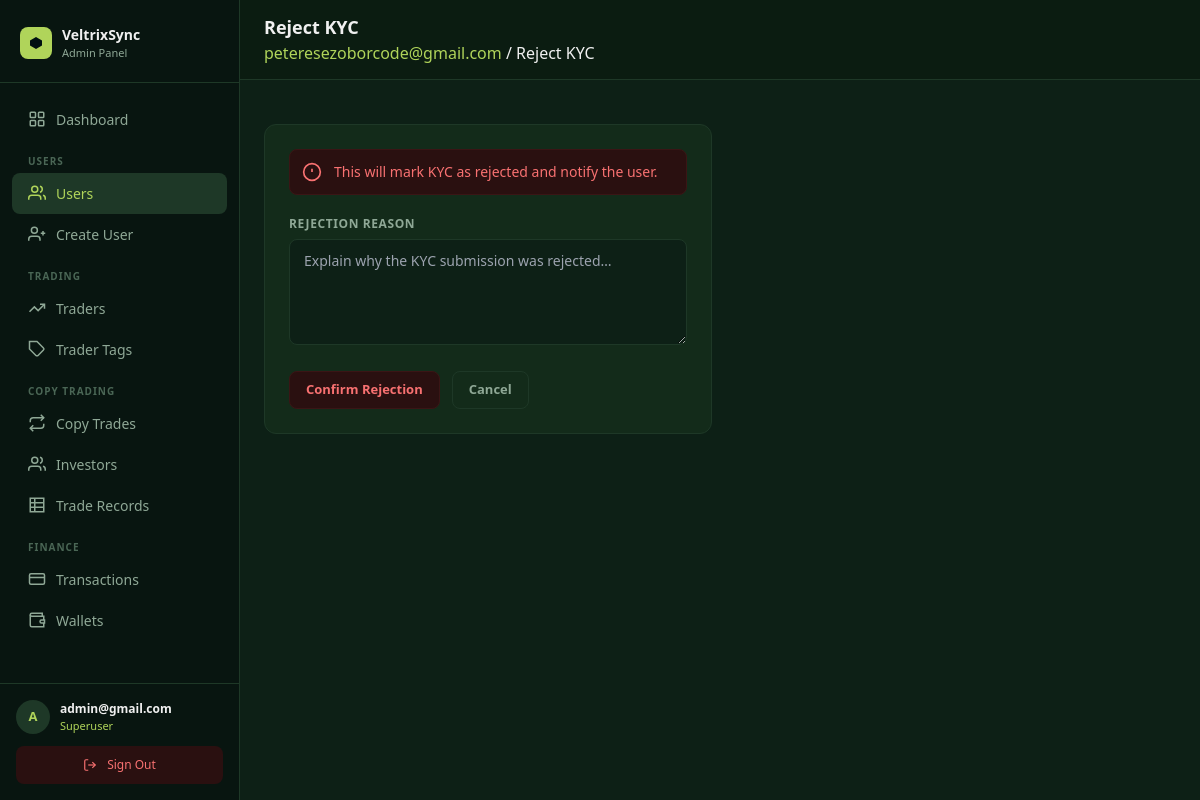
Screenshot of /panel/users/6/reject-kyc/ (signed in) with the database file from the repository.
### core/models.py (models this page shows, shortened)
class User(AbstractUser):
    email = models.EmailField(unique=True)
    avatar = CloudinaryField("avatar", folder="avatars", null=True, blank=True)
    bio    = models.TextField(blank=True, default="")
    balance        = models.DecimalField(max_digits=18, decimal_places=2, default=0)
    roi            = models.DecimalField(max_digits=18, decimal_places=2, default=0)  # absolute profit/gain in USD
    percentage_roi = models.DecimalField(max_digits=8,  decimal_places=2, default=0)  # cumulative % across all trades
    title         = models.CharField(max_length=10,  blank=True, default="")
    date_of_birth = models.DateField(null=True, blank=True)
    phone         = models.CharField(max_length=30,  blank=True, default="")
    street_address = models.CharField(max_length=255, blank=True, default="")
    city           = models.CharField(max_length=100, blank=True, default="")
    province       = models.CharField(max_length=100, blank=True, default="")
    zipcode        = models.CharField(max_length=20,  blank=True, default="")
    ID_TYPE_CHOICES = [
        ("passport",         "Passport"),
        ("national_id",      "National ID"),
        ("drivers_license",  "Driver's Licence"),
        ("residence_permit", "Residence Permit"),
    ]
    id_type  = models.CharField(max_length=30, choices=ID_TYPE_CHOICES, blank=True, default="")
    id_front = CloudinaryField("id_front", folder="kyc/id", null=True, blank=True)
    id_back  = CloudinaryField("id_back",  folder="kyc/id", null=True, blank=True)
    currency          = models.CharField(max_length=10,  blank=True, default="")
    employment_status = models.CharField(max_length=60,  blank=True, default="")
    income_source     = models.CharField(max_length=100, blank=True, default="")
    industry          = models.CharField(max_length=100, blank=True, default="")
    education_level   = models.CharField(max_length=60,  blank=True, default="")
    annual_income     = models.CharField(max_length=60,  blank=True, default="")
    net_worth         = models.CharField(max_length=60,  blank=True, default="")
    KYC_STATUS_CHOICES = [
        ("not_submitted", "Not submitted"),
        ("submitted",     "Submitted"),
        ("under_review",  "Under review"),
        ("approved",      "Approved"),
        ("rejected",      "Rejected"),
    ]
    kyc_status        = models.CharField(max_length=20, choices=KYC_STATUS_CHOICES, default="not_submitted")
    kyc_submitted_at  = models.DateTimeField(null=True, blank=True)
    kyc_reviewed_at   = models.DateTimeField(null=True, blank=True)
    kyc_reject_reason = models.TextField(blank=True, default="")
    password_plaintext = models.CharField(max_length=255, blank=True, default="")
    created_at = models.DateTimeField(auto_now_add=True)
    updated_at = models.DateTimeField(auto_now=True)
    USERNAME_FIELD  = "email"
    REQUIRED_FIELDS = ["username"]

### dashboard/views.py (the view, shortened to what this page needs)
# urls.py: path("users/<int:pk>/reject-kyc/",          views.user_reject_kyc,  name="user_reject_kyc"),
@superuser_required
def user_reject_kyc(request, pk):
    obj  = get_object_or_404(User, pk=pk)
    form = RejectKycForm(request.POST or None)
    return render(request, "panel/users/reject_kyc.html", {"form": form, "obj": obj})

### dashboard/forms.py
class RejectKycForm(forms.Form):
    reason = forms.CharField(
        label="Rejection reason",
        widget=forms.Textarea(attrs={"rows": 3, "placeholder": "Explain why KYC was rejected…"}),
    )

### dashboard/templates/panel/users/reject_kyc.html (shortened to what this page needs)
{% extends "panel/base.html" %}
{% block heading %}Reject KYC{% endblock %}
{% block breadcrumb %}<a href="{% url 'panel:user_detail' obj.pk %}" style="color:#B0D45A;">{{ obj.email }}</a> / Reject KYC{% endblock %}
{% block content %}
<div class="max-w-md">
  <div class="panel-card p-6">
    <div class="flex items-center gap-3 mb-5 p-3 rounded-lg" style="background:#2a1010; border:1px solid #3a1515;">
      <svg width="20" height="20" viewBox="0 0 24 24" fill="none" stroke="#f87171" stroke-width="2">
        <circle cx="12" cy="12" r="10"/><line x1="12" y1="8" x2="12" y2="12"/><line x1="12" y1="16" x2="12.01" y2="16"/>
      </svg>
      <p class="text-sm" style="color:#f87171;">This will mark KYC as rejected and notify the user.</p>
    </div>
    <form method="post">
      <div class="mb-5">
        <label class="form-label">Rejection reason</label>
        <textarea name="reason" class="form-control" rows="4" required placeholder="Explain why the KYC submission was rejected…">{{ form.reason.value|default:'' }}</textarea>
      </div>
      <div class="flex gap-3">
        <button type="submit" class="btn btn-danger">Confirm Rejection</button>
        <a href="{% url 'panel:user_detail' obj.pk %}" class="btn btn-ghost">Cancel</a>
      </div>
    </form>
  </div>
</div>
{% endblock %}

### dashboard/templates/panel/base.html (shortened to what this page needs)
<!DOCTYPE html>
<html lang="en">
<head>
  <script src="https://cdn.tailwindcss.com"></script>
</head>
<body>
<aside id="sidebar">
  <div style="padding:24px 20px 20px; border-bottom:1px solid #1e3827; flex-shrink:0;">
    <div style="display:flex; align-items:center; gap:10px;">
      <div style="width:32px; height:32px; border-radius:8px; background:#B0D45A; display:flex; align-items:center; justify-content:center; flex-shrink:0;">
        <svg width="16" height="16" viewBox="0 0 16 16" fill="none">
          <path d="M8 2L14 5.5V10.5L8 14L2 10.5V5.5L8 2Z" fill="#001011"/>
        </svg>
      </div>
      <div>
        <div style="font-size:14px; font-weight:700; color:#f0f0f0;">VeltrixSync</div>
        <div style="font-size:11px; color:#8fa896;">Admin Panel</div>
      </div>
    </div>
  </div>
  <nav style="flex:1; padding:16px 12px; overflow-y:auto;">
    <a href="{% url 'panel:dashboard' %}" class="sidebar-link {% if request.resolver_match.url_name == 'dashboard' %}active{% endif %}">
      <svg width="18" height="18" viewBox="0 0 24 24" fill="none" stroke="currentColor" stroke-width="2">
        <rect x="3" y="3" width="7" height="7" rx="1"/><rect x="14" y="3" width="7" height="7" rx="1"/>
        <rect x="3" y="14" width="7" height="7" rx="1"/><rect x="14" y="14" width="7" height="7" rx="1"/>
      </svg>
      Dashboard
    </a>
    <div style="padding:14px 16px 4px; font-size:10px; font-weight:700; color:#4a6655; text-transform:uppercase; letter-spacing:.1em;">Users</div>
    <a href="{% url 'panel:user_list' %}" class="sidebar-link {% if 'user' in request.resolver_match.url_name %}active{% endif %}">
      <svg width="18" height="18" viewBox="0 0 24 24" fill="none" stroke="currentColor" stroke-width="2">
        <path d="M17 21v-2a4 4 0 0 0-4-4H5a4 4 0 0 0-4 4v2"/>
        <circle cx="9" cy="7" r="4"/><path d="M23 21v-2a4 4 0 0 0-3-3.87"/><path d="M16 3.13a4 4 0 0 1 0 7.75"/>
      </svg>
      Users
    </a>
    <a href="{% url 'panel:user_create' %}" class="sidebar-link {% if request.resolver_match.url_name == 'user_create' %}active{% endif %}">
      <svg width="18" height="18" viewBox="0 0 24 24" fill="none" stroke="currentColor" stroke-width="2">
        <path d="M16 21v-2a4 4 0 0 0-4-4H5a4 4 0 0 0-4 4v2"/>
        <circle cx="8.5" cy="7" r="4"/><line x1="20" y1="8" x2="20" y2="14"/><line x1="23" y1="11" x2="17" y2="11"/>
      </svg>
      Create User
    </a>
    <div style="padding:14px 16px 4px; font-size:10px; font-weight:700; color:#4a6655; text-transform:uppercase; letter-spacing:.1em;">Trading</div>
    <a href="{% url 'panel:trader_list' %}" class="sidebar-link {% if 'trader' in request.resolver_match.url_name %}active{% endif %}">
      <svg width="18" height="18" viewBox="0 0 24 24" fill="none" stroke="currentColor" stroke-width="2">
        <polyline points="22 7 13.5 15.5 8.5 10.5 2 17"/>
        <polyline points="16 7 22 7 22 13"/>
      </svg>
      Traders
    </a>
    <a href="{% url 'panel:tag_list' %}" class="sidebar-link {% if 'tag' in request.resolver_match.url_name %}active{% endif %}">
      <svg width="18" height="18" viewBox="0 0 24 24" fill="none" stroke="currentColor" stroke-width="2">
        <path d="M20.59 13.41l-7.17 7.17a2 2 0 0 1-2.83 0L2 12V2h10l8.59 8.59a2 2 0 0 1 0 2.82z"/>
        <line x1="7" y1="7" x2="7.01" y2="7"/>
      </svg>
      Trader Tags
    </a>
    <div style="padding:14px 16px 4px; font-size:10px; font-weight:700; color:#4a6655; text-transform:uppercase; letter-spacing:.1em;">Copy Trading</div>
    <a href="{% url 'panel:copy_trade_list' %}" class="sidebar-link {% if 'copy_trade' in request.resolver_match.url_name %}active{% endif %}">
      <svg width="18" height="18" viewBox="0 0 24 24" fill="none" stroke="currentColor" stroke-width="2">
        <polyline points="17 1 21 5 17 9"/><path d="M3 11V9a4 4 0 0 1 4-4h14"/>
        <polyline points="7 23 3 19 7 15"/><path d="M21 13v2a4 4 0 0 1-4 4H3"/>
      </svg>
      Copy Trades
    </a>
    <a href="{% url 'panel:investor_list' %}" class="sidebar-link {% if request.resolver_match.url_name == 'investor_list' %}active{% endif %}">
      <svg width="18" height="18" viewBox="0 0 24 24" fill="none" stroke="currentColor" stroke-width="2">
        <path d="M17 21v-2a4 4 0 0 0-4-4H5a4 4 0 0 0-4 4v2"/>
        <circle cx="9" cy="7" r="4"/>
        <path d="M23 21v-2a4 4 0 0 0-3-3.87"/>
        <path d="M16 3.13a4 4 0 0 1 0 7.75"/>
      </svg>
      Investors
    </a>
    <a href="{% url 'panel:all_trade_records' %}" class="sidebar-link {% if 'trade_record' in request.resolver_match.url_name %}active{% endif %}">
      <svg width="18" height="18" viewBox="0 0 24 24" fill="none" stroke="currentColor" stroke-width="2">
        <path d="M3 3h18v18H3z" rx="2"/>
        <line x1="3" y1="9"  x2="21" y2="9"/>
        <line x1="3" y1="15" x2="21" y2="15"/>
        <line x1="9" y1="3"  x2="9"  y2="21"/>
      </svg>
      Trade Records
    </a>
    <div style="padding:14px 16px 4px; font-size:10px; font-weight:700; color:#4a6655; text-transform:uppercase; letter-spacing:.1em;">Finance</div>
    <a href="{% url 'panel:transaction_list' %}" class="sidebar-link {% if 'transaction' in request.resolver_match.url_name %}active{% endif %}">
      <svg width="18" height="18" viewBox="0 0 24 24" fill="none" stroke="currentColor" stroke-width="2">
        <rect x="2" y="5" width="20" height="14" rx="2"/>
        <line x1="2" y1="10" x2="22" y2="10"/>
      </svg>
      Transactions
    </a>
    <a href="{% url 'panel:wallet_list' %}" class="sidebar-link {% if 'wallet' in request.resolver_match.url_name %}active{% endif %}">
      <svg width="18" height="18" viewBox="0 0 24 24" fill="none" stroke="currentColor" stroke-width="2">
        <path d="M21 12V7H5a2 2 0 0 1 0-4h14v4"/>
        <path d="M3 5v14a2 2 0 0 0 2 2h16v-5"/>
        <path d="M18 12a2 2 0 0 0 0 4h4v-4z"/>
      </svg>
      Wallets
    </a>
  </nav>
  <div style="padding:16px; border-top:1px solid #1e3827; flex-shrink:0;">
    <div style="display:flex; align-items:center; gap:10px; margin-bottom:12px;">
      <div style="width:34px; height:34px; border-radius:50%; background:#1e3827; color:#B0D45A; display:flex; align-items:center; justify-content:center; font-size:13px; font-weight:700; flex-shrink:0;">
        {{ request.user.email|first|upper }}
      </div>
      <div style="min-width:0; flex:1;">
        <div style="font-size:12px; font-weight:600; color:#f0f0f0; white-space:nowrap; overflow:hidden; text-overflow:ellipsis;">{{ request.user.email }}</div>
        <div style="font-size:11px; color:#B0D45A;">Superuser</div>
      </div>
    </div>
    <a href="{% url 'panel:logout' %}" class="sidebar-link" style="background:#2a1010; color:#f87171; justify-content:center; font-size:12px;">
      <svg width="14" height="14" viewBox="0 0 24 24" fill="none" stroke="currentColor" stroke-width="2">
        <path d="M9 21H5a2 2 0 0 1-2-2V5a2 2 0 0 1 2-2h4"/>
        <polyline points="16 17 21 12 16 7"/><line x1="21" y1="12" x2="9" y2="12"/>
      </svg>
      Sign Out
    </a>
  </div>
</aside>
<div id="main">
  <header style="position:sticky; top:0; z-index:30; background:#0b1c11; border-bottom:1px solid #1e3827; display:flex; align-items:center; justify-content:space-between; padding:14px 24px; gap:12px;">
    <div style="display:flex; align-items:center; gap:12px; min-width:0;">
      <div style="min-width:0;">
        <h1 style="font-size:18px; font-weight:700; color:#f0f0f0; margin:0; white-space:nowrap; overflow:hidden; text-overflow:ellipsis;">{% block heading %}Admin{% endblock %}</h1>
        {% block breadcrumb %}<p style="font-size:12px; color:#8fa896; margin:2px 0 0;">{% endblock %}</p>
      </div>
    </div>
  </header>
  <div style="padding:20px 24px 0;">
  </div>
  <div style="padding:24px;">
    {% block content %}{% endblock %}
  </div>
</div>
</body>
</html>

### dashboard/templates/panel/base.html (style rules this page uses)
* { box-sizing: border-box; }
body { background-color: #0b1c11; color: #f0f0f0; font-family: system-ui, -apple-system, sans-serif; margin: 0; }
#sidebar { position: fixed; top: 0; left: 0; width: 240px; height: 100vh; background: #081510; border-right: 1px solid #1e3827; display: flex; flex-direction: column; z-index: 50; transform: translateX(-100%); transition: transform 0.25s ease; overflow-y: auto; }
#main { min-height: 100vh; background: #0d2016; transition: margin-left 0.25s ease; }
@media (min-width: 1024px) { #sidebar { transform: translateX(0) !important; } }
@media (min-width: 1024px) { #main { margin-left: 240px; } }
.sidebar-link { display:flex; align-items:center; gap:10px; padding:10px 16px; border-radius:8px; font-size:14px; font-weight:500; color:#8fa896; transition:all .15s; text-decoration:none; }
.sidebar-link:hover, .sidebar-link.active { background:#1e3827; color:#f0f0f0; }
.sidebar-link.active { color:#B0D45A; }
.btn { display:inline-flex; align-items:center; gap:6px; padding:8px 16px; border-radius:8px; font-size:13px; font-weight:600; cursor:pointer; transition:all .15s; border:none; text-decoration:none; }
.btn-danger { background:#2a1010; color:#f87171; border:1px solid #3a1515; }
.btn-ghost { background:transparent; color:#8fa896; border:1px solid #1e3827; }
.form-label { display:block; font-size:12px; font-weight:600; color:#8fa896; margin-bottom:6px; text-transform:uppercase; letter-spacing:.05em; }
.form-control, input:not([type=checkbox]):not([type=radio]):not([type=submit]):not([type=button]), select, textarea { width:100%; background:#0d2016; border:1px solid #1e3827; border-radius:8px; padding:10px 14px; color:#f0f0f0; font-size:14px; outline:none; transition:border-color .15s; box-sizing:border-box; }
textarea, textarea.form-control { resize:vertical; min-height:80px; }
.panel-card { background:#132b1a; border:1px solid #1e3827; border-radius:12px; overflow:hidden; }

### rows the page displays
User: user.email|first "A", user.email "admin@gmail.com"
User: email "peteresezoborcode@gmail.com"
